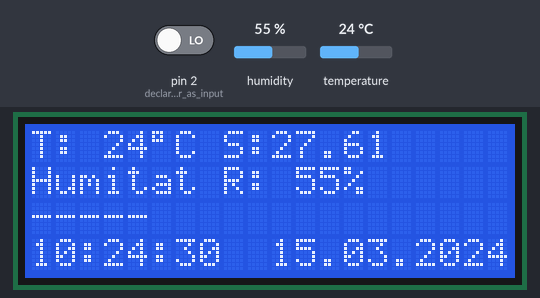
Bench run of a sketch on a simulated Arduino Uno, built with avr-gcc and run on an emulated ATmega328P. Parts: 20×4 character LCD. Wiring (inferred from the names in the program): DHT11 sensor: data pin 3. The inputs (shaded band) are chosen by the test bench; at power-on: pin 2 (declare_sensor_as_input) LOW, humidity 55 %, temperature 24 °C. The local clock reads 2024-03-15 10:24:30 at power-on unless the sketch sets it.

Above: at 1.7 s.
1.8 s: pin 2 (declare_sensor_as_input) driven HIGH
At 3.2 s:
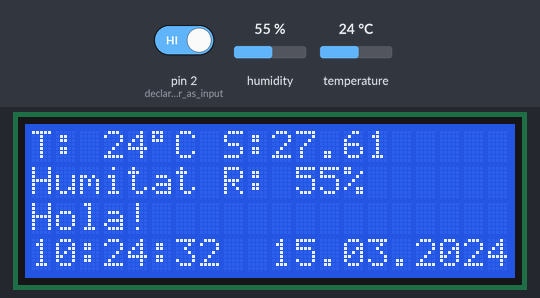
7.9 s: humidity set to 22 %
At 9.4 s:
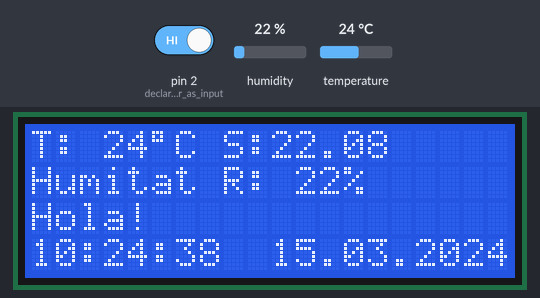
12.5 s: temperature set to 12 °C
At 13.5 s:
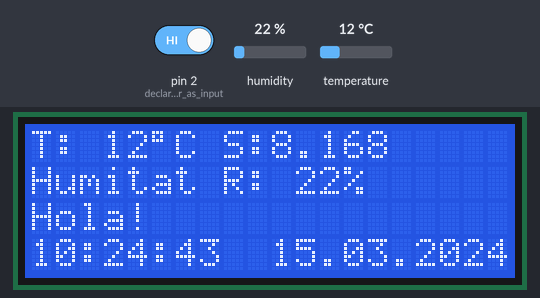
16.7 s: pin 2 (declare_sensor_as_input) driven LOW
At 18.7 s:
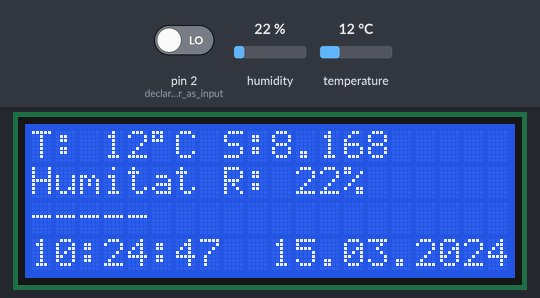
20.8 s: humidity set to 40 %
At 22.8 s:
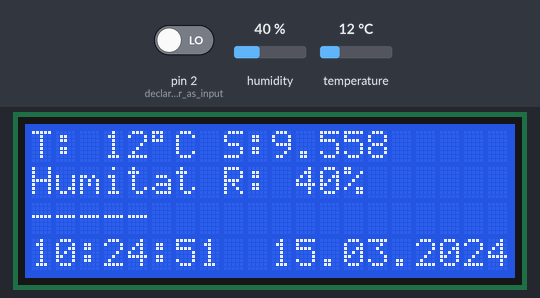
25.0 s: temperature set to 19 °C
At 26.9 s:
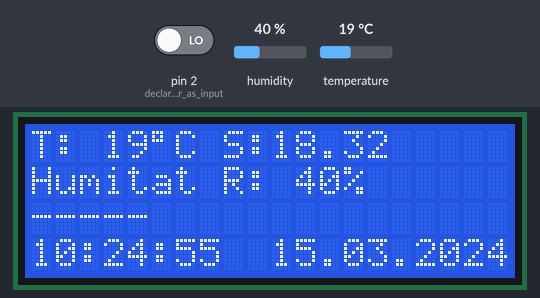
Timing chart, 0 to 28.4 s (numbered marks = the images above; inputs shaded):
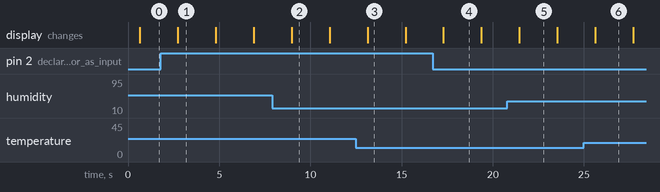

Measured:
- after the input at 1.8 s, the display: changes after 0.94 s (image 1)
- after the input at 16.7 s, the display: changes after 0.59 s (image 4)
- what the display in image 1 shows lasts 2.1 s, from 2.7 s to 4.8 s

The sketch:

dht11_lcd_amb_rtc.ino
```cpp
#include <dht.h>
#include <DS3231.h>
#include <LiquidCrystal_I2C.h>

//Prova de Git
LiquidCrystal_I2C lcd(0x3F, 2, 1, 0, 4, 5, 6, 7, 3, POSITIVE);  // Set the LCD I2C address

dht DHT;
#define DHT11_PIN 3

DS3231  rtc(SDA, SCL);


int pirState = LOW;             // we start, assuming no motion detected
int val = 0;                    // variable for reading the pin status


float calcDewpoint(float temp, float humi) {
  float k;
  k = log(humi/100) + (17.62 * temp) / (243.12 + temp);
  return 243.12 * k / (17.62 - k);
}

double humidex(double tempC, double DewPoint)
{
  double e = 19.833625 - 5417.753 /(273.16 + DewPoint);
  double h = tempC + 3.3941 * exp(e) - 5.555;
  return h;
}


void setup(){
  lcd.begin(20, 4);
  lcd.print("   Benvinguts!");
  delay(500);
  rtc.begin(); // Initialize the rtc object
  pinMode(2, INPUT);     // declare sensor as input
  // The following lines can be uncommented to set the date and time
  //rtc.setDOW(TUESDAY);     // Set Day-of-Week to SUNDAY
  //rtc.setTime(20,59, 10);     // Set the time to 12:00:00 (24hr format)
  //rtc.setDate(24, 4, 2018);   // Set the date to January 1st, 2014
}

void loop()
{
  int chk = DHT.read11(DHT11_PIN);
  lcd.setCursor(0,0);
  lcd.print("T: ");
  lcd.print(int(DHT.temperature));
  lcd.print((char)223);
  lcd.print("C S:");
  lcd.print(humidex(DHT.temperature,calcDewpoint(DHT.temperature,DHT.humidity)));
  lcd.setCursor(0,1);
  lcd.print("Humitat R: ");
  lcd.print(int(DHT.humidity));
  lcd.print("% ");

 lcd.setCursor(0,3);
 lcd.print(rtc.getTimeStr());
 lcd.print("  ");
 lcd.print(rtc.getDateStr());

  val = digitalRead(2);  // read input value
  if (val == HIGH) {            // check if the input is HIGH
     lcd.setCursor(0,2);
     lcd.print("Hola!");
     if (pirState == LOW) {
      pirState = HIGH;
    }
  } else {
     lcd.setCursor(0,2);
     lcd.print("-----");
    if (pirState == HIGH){
      pirState = LOW;
    }
  }


  delay(2000);
}
```
